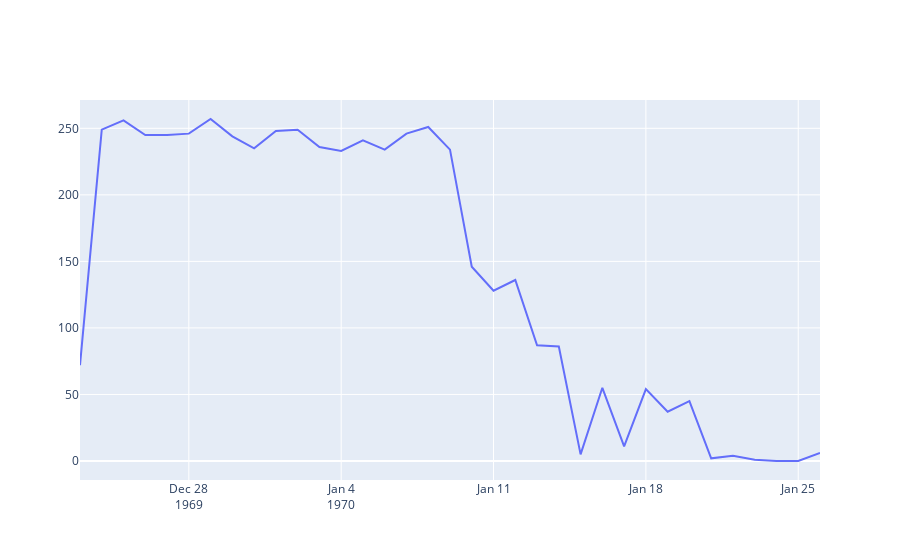

Notebook code for this chart:
### Code cell
# Make a graph of boutcount
fig = go.Figure()
fig.add_trace(go.Scatter(x=boutcount.index, y=boutcount))
fig.show()

### Figure 1 — Plotly figure (JSON) as saved in the notebook; plotly's stock layout.template omitted (floating-point values rounded to 4 significant figures)
{"data": [{"type": "scatter", "x": ["1969-12-23", "1969-12-24", "1969-12-25", "1969-12-26", "1969-12-27", "1969-12-28", "1969-12-29", "1969-12-30", "1969-12-31", "1970-01-01", "1970-01-02", "1970-01-03", "1970-01-04", "1970-01-05", "1970-01-06", "1970-01-07", "1970-01-08", "1970-01-09", "1970-01-10", "1970-01-11", "1970-01-12", "1970-01-13", "1970-01-14", "1970-01-15", "1970-01-16", "1970-01-17", "1970-01-18", "1970-01-19", "1970-01-20", "1970-01-21", "1970-01-22", "1970-01-23", "1970-01-24", "1970-01-25", "1970-01-26"], "y": [72, 249, 256, 245, 245, 246, 257, 244, 235, 248, 249, 236, 233, 241, 234, 246, 251, 234, 146, 128, 136, 87, 86, 5, 55, 11, 54, 37, 45, 2, 4, 1, 0, 0, 6]}], "layout": {}}
